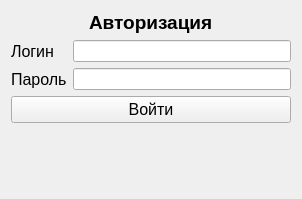
<?xml version="1.0" encoding="UTF-8"?>
<ui version="4.0">
 <class>Form</class>
 <widget class="QWidget" name="Form">
  <property name="geometry">
   <rect>
    <x>0</x>
    <y>0</y>
    <width>302</width>
    <height>199</height>
   </rect>
  </property>
  <property name="windowTitle">
   <string>Авторизация</string>
  </property>
  <layout class="QVBoxLayout" name="verticalLayout_2">
   <item>
    <layout class="QVBoxLayout" name="verticalLayout">
     <item alignment="Qt::AlignHCenter|Qt::AlignTop">
      <widget class="QLabel" name="title">
       <property name="font">
        <font>
         <pointsize>14</pointsize>
         <weight>75</weight>
         <bold>true</bold>
        </font>
       </property>
       <property name="text">
        <string>Авторизация</string>
       </property>
      </widget>
     </item>
     <item>
      <layout class="QFormLayout" name="formLayout">
       <item row="0" column="0">
        <widget class="QLabel" name="login_label">
         <property name="font">
          <font>
           <pointsize>12</pointsize>
          </font>
         </property>
         <property name="text">
          <string>Логин</string>
         </property>
        </widget>
       </item>
       <item row="0" column="1">
        <widget class="QLineEdit" name="login_edit"/>
       </item>
       <item row="1" column="0">
        <widget class="QLabel" name="password_label">
         <property name="font">
          <font>
           <pointsize>12</pointsize>
          </font>
         </property>
         <property name="text">
          <string>Пароль</string>
         </property>
        </widget>
       </item>
       <item row="1" column="1">
        <widget class="QLineEdit" name="password_edit"/>
       </item>
      </layout>
     </item>
    </layout>
   </item>
   <item>
    <widget class="QPushButton" name="pushButton">
     <property name="font">
      <font>
       <pointsize>12</pointsize>
      </font>
     </property>
     <property name="text">
      <string>Войти</string>
     </property>
    </widget>
   </item>
   <item>
    <spacer name="verticalSpacer">
     <property name="orientation">
      <enum>Qt::Vertical</enum>
     </property>
     <property name="sizeHint" stdset="0">
      <size>
       <width>20</width>
       <height>40</height>
      </size>
     </property>
    </spacer>
   </item>
  </layout>
 </widget>
 <resources/>
 <connections/>
</ui>
